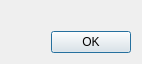
<?xml version="1.0" encoding="UTF-8"?>
<ui version="4.0">
 <class>MessageBox</class>
 <widget class="QDialog" name="MessageBox">
  <property name="geometry">
   <rect>
    <x>0</x>
    <y>0</y>
    <width>435</width>
    <height>63</height>
   </rect>
  </property>
  <property name="maximumSize">
   <size>
    <width>600</width>
    <height>480</height>
   </size>
  </property>
  <property name="windowTitle">
   <string>À propos</string>
  </property>
  <property name="windowIcon">
   <iconset resource="../../icons.qrc">
    <normaloff>:/icons/FactDev</normaloff>:/icons/FactDev</iconset>
  </property>
  <layout class="QGridLayout" name="gridLayout">
   <property name="sizeConstraint">
    <enum>QLayout::SetFixedSize</enum>
   </property>
   <item row="0" column="1">
    <widget class="QLabel" name="lbText">
     <property name="maximumSize">
      <size>
       <width>400</width>
       <height>16777215</height>
      </size>
     </property>
     <property name="text">
      <string/>
     </property>
    </widget>
   </item>
   <item row="0" column="0">
    <widget class="QLabel" name="lbIcon">
     <property name="maximumSize">
      <size>
       <width>128</width>
       <height>128</height>
      </size>
     </property>
     <property name="text">
      <string/>
     </property>
     <property name="textFormat">
      <enum>Qt::AutoText</enum>
     </property>
    </widget>
   </item>
   <item row="1" column="0" colspan="2">
    <layout class="QHBoxLayout" name="horizontalLayout">
     <item>
      <spacer name="horizontalSpacer">
       <property name="orientation">
        <enum>Qt::Horizontal</enum>
       </property>
       <property name="sizeHint" stdset="0">
        <size>
         <width>40</width>
         <height>20</height>
        </size>
       </property>
      </spacer>
     </item>
     <item>
      <widget class="QPushButton" name="btnValid">
       <property name="text">
        <string>OK</string>
       </property>
      </widget>
     </item>
    </layout>
   </item>
  </layout>
 </widget>
 <resources>
  <include location="../../icons.qrc"/>
 </resources>
 <connections>
  <connection>
   <sender>btnValid</sender>
   <signal>released()</signal>
   <receiver>MessageBox</receiver>
   <slot>accept()</slot>
   <hints>
    <hint type="sourcelabel">
     <x>338</x>
     <y>52</y>
    </hint>
    <hint type="destinationlabel">
     <x>377</x>
     <y>396</y>
    </hint>
   </hints>
  </connection>
 </connections>
</ui>
